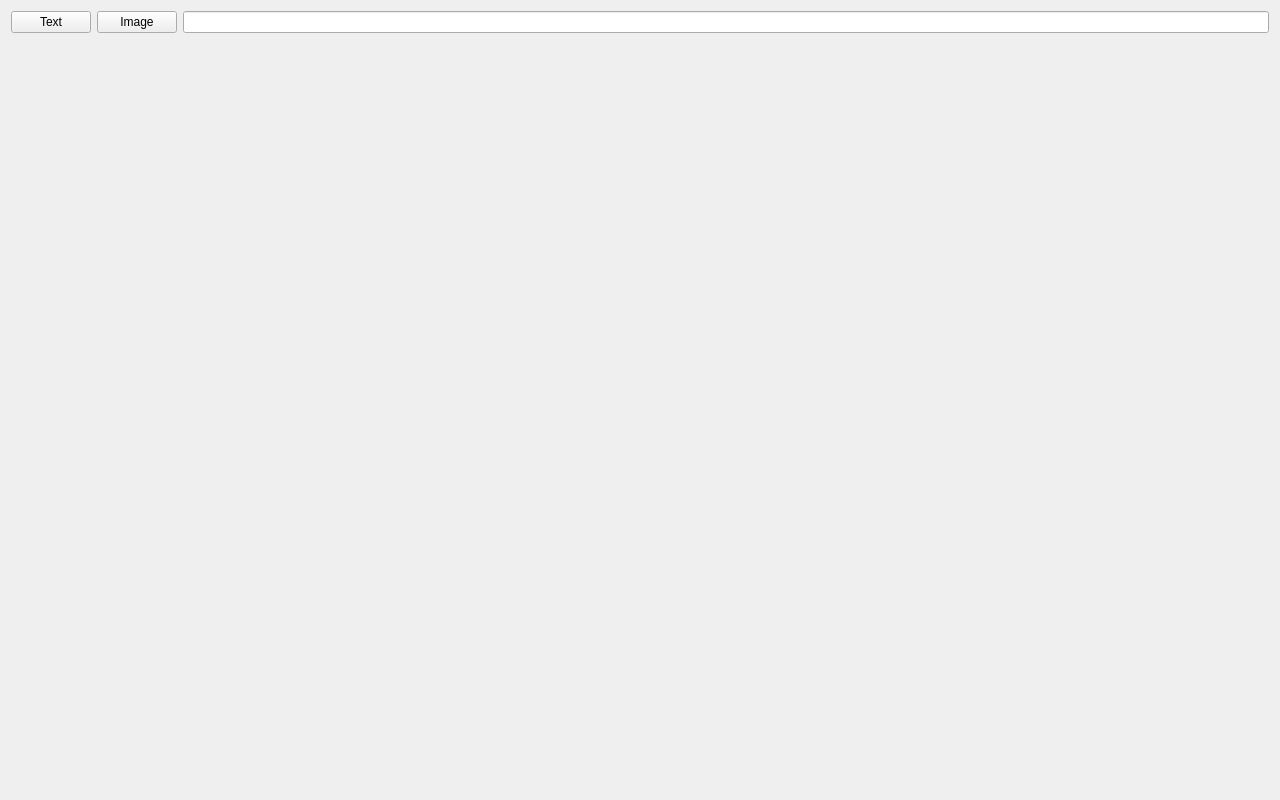
<?xml version="1.0" encoding="UTF-8"?>
<ui version="4.0">
 <class>Clip</class>
 <widget class="QWidget" name="Clip">
  <property name="geometry">
   <rect>
    <x>0</x>
    <y>0</y>
    <width>1280</width>
    <height>800</height>
   </rect>
  </property>
  <property name="maximumSize">
   <size>
    <width>1280</width>
    <height>800</height>
   </size>
  </property>
  <property name="windowTitle">
   <string>Form</string>
  </property>
  <layout class="QGridLayout" name="gridLayout">
   <item row="1" column="0">
    <widget class="QPushButton" name="btnText">
     <property name="text">
      <string>Text</string>
     </property>
    </widget>
   </item>
   <item row="1" column="2">
    <widget class="QLineEdit" name="textInput"/>
   </item>
   <item row="2" column="2">
    <widget class="QLabel" name="clipView">
     <property name="text">
      <string/>
     </property>
     <property name="alignment">
      <set>Qt::AlignCenter</set>
     </property>
    </widget>
   </item>
   <item row="1" column="1">
    <widget class="QPushButton" name="btnImage">
     <property name="text">
      <string>Image</string>
     </property>
    </widget>
   </item>
  </layout>
 </widget>
 <resources/>
 <connections/>
</ui>
